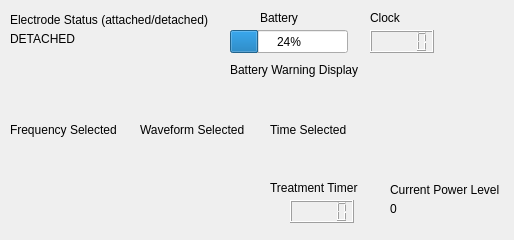
<?xml version="1.0" encoding="UTF-8"?>
<ui version="4.0">
 <class>Display</class>
 <widget class="QWidget" name="Display">
  <property name="geometry">
   <rect>
    <x>0</x>
    <y>0</y>
    <width>514</width>
    <height>240</height>
   </rect>
  </property>
  <property name="windowTitle">
   <string>Form</string>
  </property>
  <widget class="QLabel" name="label_7">
   <property name="geometry">
    <rect>
     <x>390</x>
     <y>180</y>
     <width>121</width>
     <height>20</height>
    </rect>
   </property>
   <property name="text">
    <string>Current Power Level</string>
   </property>
  </widget>
  <widget class="QLCDNumber" name="timerDisplay">
   <property name="geometry">
    <rect>
     <x>290</x>
     <y>200</y>
     <width>64</width>
     <height>23</height>
    </rect>
   </property>
  </widget>
  <widget class="QLabel" name="label_4">
   <property name="geometry">
    <rect>
     <x>270</x>
     <y>180</y>
     <width>111</width>
     <height>16</height>
    </rect>
   </property>
   <property name="text">
    <string>Treatment Timer</string>
   </property>
  </widget>
  <widget class="QLCDNumber" name="clockDisplay">
   <property name="geometry">
    <rect>
     <x>370</x>
     <y>30</y>
     <width>64</width>
     <height>23</height>
    </rect>
   </property>
  </widget>
  <widget class="QLabel" name="label">
   <property name="geometry">
    <rect>
     <x>260</x>
     <y>10</y>
     <width>60</width>
     <height>16</height>
    </rect>
   </property>
   <property name="text">
    <string>Battery</string>
   </property>
  </widget>
  <widget class="QLabel" name="label_2">
   <property name="geometry">
    <rect>
     <x>370</x>
     <y>10</y>
     <width>60</width>
     <height>16</height>
    </rect>
   </property>
   <property name="text">
    <string>Clock</string>
   </property>
  </widget>
  <widget class="QProgressBar" name="batteryDisplay">
   <property name="geometry">
    <rect>
     <x>230</x>
     <y>30</y>
     <width>118</width>
     <height>23</height>
    </rect>
   </property>
   <property name="value">
    <number>24</number>
   </property>
  </widget>
  <widget class="QLabel" name="label_10">
   <property name="geometry">
    <rect>
     <x>10</x>
     <y>120</y>
     <width>111</width>
     <height>20</height>
    </rect>
   </property>
   <property name="text">
    <string>Frequency Selected</string>
   </property>
  </widget>
  <widget class="QLabel" name="label_11">
   <property name="geometry">
    <rect>
     <x>140</x>
     <y>120</y>
     <width>111</width>
     <height>20</height>
    </rect>
   </property>
   <property name="text">
    <string>Waveform Selected</string>
   </property>
  </widget>
  <widget class="QLabel" name="label_12">
   <property name="geometry">
    <rect>
     <x>230</x>
     <y>60</y>
     <width>141</width>
     <height>20</height>
    </rect>
   </property>
   <property name="text">
    <string>Battery Warning Display</string>
   </property>
  </widget>
  <widget class="QLabel" name="label_13">
   <property name="geometry">
    <rect>
     <x>10</x>
     <y>10</y>
     <width>211</width>
     <height>20</height>
    </rect>
   </property>
   <property name="text">
    <string>Electrode Status (attached/detached)</string>
   </property>
  </widget>
  <widget class="QLabel" name="label_14">
   <property name="geometry">
    <rect>
     <x>270</x>
     <y>120</y>
     <width>111</width>
     <height>20</height>
    </rect>
   </property>
   <property name="text">
    <string>Time Selected</string>
   </property>
  </widget>
  <widget class="QLabel" name="isAttached">
   <property name="geometry">
    <rect>
     <x>10</x>
     <y>30</y>
     <width>131</width>
     <height>17</height>
    </rect>
   </property>
   <property name="text">
    <string>DETACHED</string>
   </property>
  </widget>
  <widget class="QLabel" name="batteryWarningDisplay">
   <property name="geometry">
    <rect>
     <x>230</x>
     <y>80</y>
     <width>54</width>
     <height>17</height>
    </rect>
   </property>
   <property name="text">
    <string/>
   </property>
  </widget>
  <widget class="QLabel" name="frequencySelected">
   <property name="geometry">
    <rect>
     <x>10</x>
     <y>140</y>
     <width>54</width>
     <height>17</height>
    </rect>
   </property>
   <property name="text">
    <string/>
   </property>
  </widget>
  <widget class="QLabel" name="waveformSelected">
   <property name="geometry">
    <rect>
     <x>140</x>
     <y>140</y>
     <width>54</width>
     <height>17</height>
    </rect>
   </property>
   <property name="text">
    <string/>
   </property>
  </widget>
  <widget class="QLabel" name="timeSelected">
   <property name="geometry">
    <rect>
     <x>270</x>
     <y>140</y>
     <width>54</width>
     <height>17</height>
    </rect>
   </property>
   <property name="text">
    <string/>
   </property>
  </widget>
  <widget class="QLabel" name="powerLevelDisplay">
   <property name="geometry">
    <rect>
     <x>390</x>
     <y>200</y>
     <width>54</width>
     <height>17</height>
    </rect>
   </property>
   <property name="text">
    <string>0</string>
   </property>
  </widget>
 </widget>
 <resources/>
 <connections/>
</ui>
